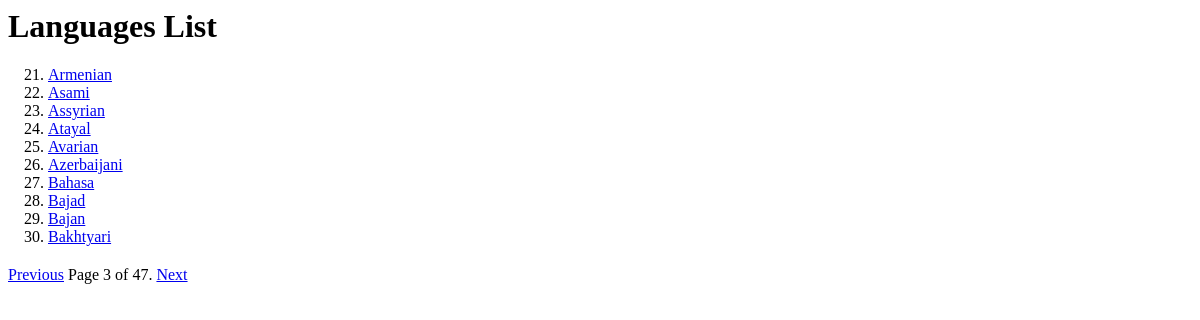
/languages_list?page=3, run on the app's committed database.
### countries/models.py (models this page shows)
class Language(models.Model):
    name = models.CharField(max_length=30)
    def __str__(self):
        return self.name

### countries/views.py (the view)
# urls.py: path('languages_list', views.languages_list, name='languages_list'),
def languages_list(request):
    languages = Language.objects.all()
    per_page = 10
    paginator = Paginator(languages, per_page)
    page = request.GET.get('page')
    try:
        languages = paginator.page(page)
    except PageNotAnInteger:
        languages = paginator.page(1)
    except EmptyPage:
        languages = paginator.page(paginator.num_pages)
    context = {'languages': languages, 'page': page}
    return render(request, 'countries/languages_list.html', context)

### countries/templates/countries/languages_list.html (shortened to what this page needs)
{% load static %}
<link rel="stylesheet" type="text/css" href="{% static 'css/style.css' %}">
<!DOCTYPE html>
<html lang="en">
<head>
</head>
<body>
    <h1><a href="{% url 'index' %}">Languages List</a></h1>
    <ol start="{{ languages.start_index }}">
        {% for language in languages %}
            <li><a href="{% url 'countries_list_lang' language %}"> {{ language }}</a></li>
        {% endfor %}
    </ol>
{% include "countries/pagination.html" with page=languages %}
</body>
</html>

### countries/static/css/style.css (style rules this page uses)
ol, ul { margin-top: 0; margin-bottom: 20px; }
h1>a { text-decoration: none; color: #000; }

### data on the page
Language: name "Armenian"
Language: name "Asami"
Language: name "Assyrian"
Language: name "Atayal"
Language: name "Avarian"
Language: name "Azerbaijani"
Language: name "Bahasa"
Language: name "Bajad"
Language: name "Bajan"
Language: name "Bakhtyari"

### other printed values
{{ page.number }} "3"
{{ page.paginator.num_pages }} "47"
